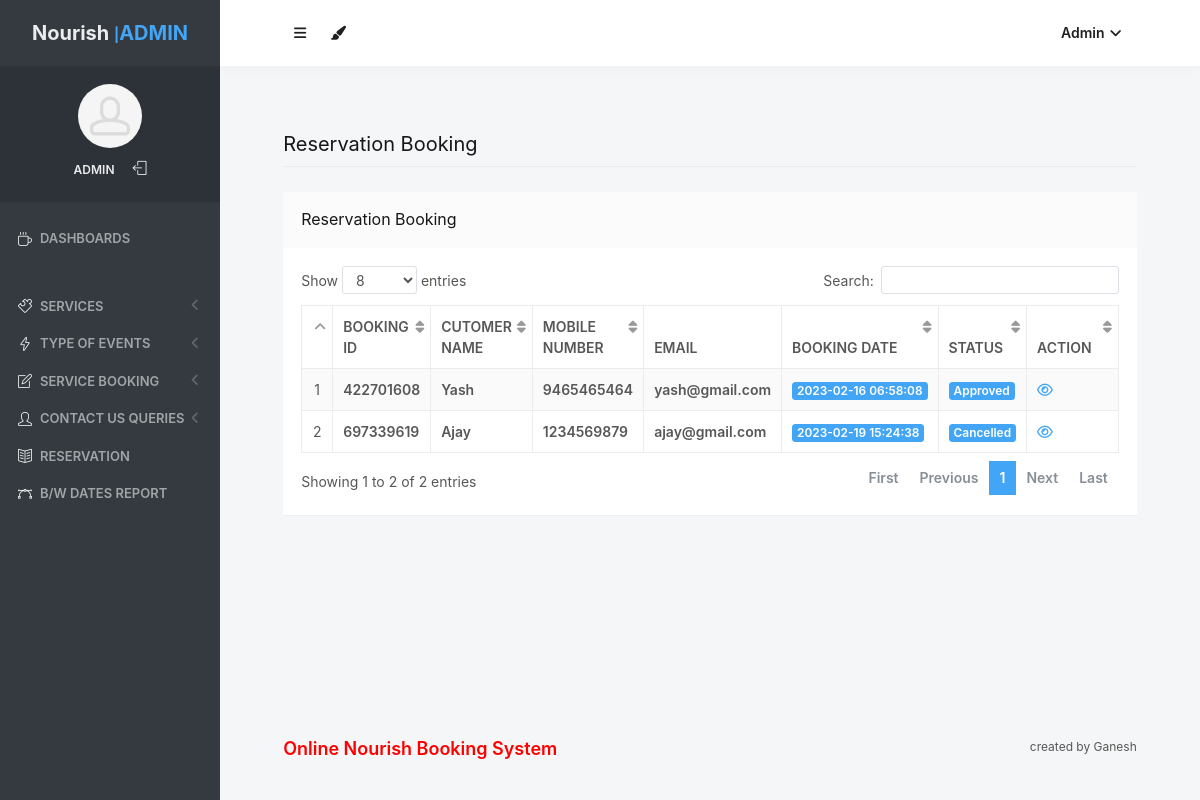
The page /admin/reservation-booking.php (signed in) on the database its author committed.
### tables this page shows
CREATE TABLE `tblbooking` (
  `ID` int(10) NOT NULL,
  `BookingID` int(10) DEFAULT NULL,
  `ServiceID` int(10) DEFAULT NULL,
  `UserID` int(5) DEFAULT NULL,
  `BookingFrom` date DEFAULT NULL,
  `BookingTo` date DEFAULT NULL,
  `EventType` varchar(200) DEFAULT NULL,
  `Numberofguest` int(10) DEFAULT NULL,
  `Message` mediumtext DEFAULT NULL,
  `BookingDate` timestamp NULL DEFAULT current_timestamp(),
  `Remark` varchar(200) DEFAULT NULL,
  `Status` varchar(200) DEFAULT NULL,
  `UpdationDate` timestamp NULL DEFAULT NULL ON UPDATE current_timestamp()
);

CREATE TABLE `tbluser` (
  `ID` int(10) NOT NULL,
  `FullName` varchar(200) DEFAULT NULL,
  `MobileNumber` bigint(10) DEFAULT NULL,
  `Email` varchar(200) DEFAULT NULL,
  `Password` varchar(200) DEFAULT NULL,
  `RegDate` timestamp NULL DEFAULT current_timestamp()
);

### admin/reservation-booking.php (the view, shortened to what this page needs)
<?php
include('includes/dbconnection.php');
if (strlen($_SESSION['odmsaid']==0)) {
  header('location:logout.php');
  } else{
  ?>
<!doctype html>
<html lang="en" class="no-focus">
    <head>
        <link rel="stylesheet" href="assets/js/plugins/datatables/dataTables.bootstrap4.min.css">
        <link rel="stylesheet" id="css-main" href="assets/css/codebase.min.css">
    </head>
    <body>
        <div id="page-container" class="sidebar-o sidebar-inverse side-scroll page-header-fixed main-content-narrow">
           <?php include_once('includes/sidebar.php');?>
          <?php include_once('includes/header.php');?>
            <main id="main-container">
                <div class="content">
                    <h2 class="content-heading">Reservation Booking</h2>
                    <div class="block">
                        <div class="block-header block-header-default">
                            <h3 class="block-title">Reservation Booking</h3>
                        </div>
                        <div class="block-content block-content-full">
                            <table class="table table-bordered table-striped table-vcenter js-dataTable-full-pagination">
                                <thead>
                                    <tr>
                                        <th class="text-center"></th>
                                        <th>Booking ID</th>
                                        <th class="d-none d-sm-table-cell">Cutomer Name</th>
                                        <th class="d-none d-sm-table-cell">Mobile Number</th>
                                        <th class="d-none d-sm-table-cell">Email</th>
                                        <th class="d-none d-sm-table-cell">Booking Date</th>
                                        <th class="d-none d-sm-table-cell">Status</th>
                                        <th class="d-none d-sm-table-cell" style="width: 15%;">Action</th>
                                       </tr>
                                </thead>
                                <tbody>
                                    <?php
$sql="SELECT tbluser.FullName,tbluser.MobileNumber,tbluser.Email,tblbooking.ID as bid,tblbooking.BookingID,tblbooking.BookingDate,tblbooking.Status,tblbooking.ID from tblbooking join tbluser on tbluser.ID=tblbooking.UserID";
$query = $dbh -> prepare($sql);
$query->execute();
$results=$query->fetchAll(PDO::FETCH_OBJ);
$cnt=1;
if($query->rowCount() > 0)
{
foreach($results as $row)
{               ?>
                                    <tr>
                                        <td class="text-center"><?php echo htmlentities($cnt);?></td>
                                        <td class="font-w600"><?php  echo htmlentities($row->BookingID);?></td>
                                        <td class="font-w600"><?php  echo htmlentities($row->FullName);?></td>
                                        <td class="font-w600"><?php  echo htmlentities($row->MobileNumber);?></td>
                                        <td class="font-w600"><?php  echo htmlentities($row->Email);?></td>
                                        <td class="font-w600">
                                            <span class="badge badge-primary"><?php  echo htmlentities($row->BookingDate);?></span>
                                        </td>
                                        <?php if($row->Status==""){ ?>
                     <td class="font-w600"><?php echo "Not Updated Yet"; ?></td>
<?php } else { ?>
                                        <td class="d-none d-sm-table-cell">
                                            <span class="badge badge-primary"><?php  echo htmlentities($row->Status);?></span>
                                        </td>
<?php } ?>
                                         <td class="d-none d-sm-table-cell"><a href="view-booking-detail.php?editid=<?php echo htmlentities ($row->ID);?>&&bookingid=<?php echo htmlentities ($row->BookingID);?>"><i class="fa fa-eye" aria-hidden="true"></i></a></td>
                                    </tr>
                                    <?php $cnt=$cnt+1;}} ?>
                                </tbody>
                            </table>
                        </div>
                    </div>
                </div>
            </main>
           <?php include_once('includes/footer.php');?>
        </div>
    </body>
</html>
<?php }  ?>

### admin/includes/sidebar.php (shortened to what this page needs)
     <?php
include('includes/dbconnection.php');
if (strlen($_SESSION['odmsaid']==0)) {
  header('location:logout.php');
  } else{
  ?>
   <nav id="sidebar">
                <div id="sidebar-scroll">
                    <div class="sidebar-content">
                        <div class="content-header content-header-fullrow px-15">
                            <div class="content-header-section text-center align-parent sidebar-mini-hidden">
                                <div class="content-header-item">
                                    <a class="link-effect font-w700" href="dashboard.php">
                                        <span class="font-size-xl text-dual-primary-dark">Nourish </span>|<span class="font-size-xl text-primary">ADMIN</span>
                                    </a>
                                </div>
                            </div>
                        </div>
                        <div class="content-side content-side-full content-side-user px-10 align-parent">
                            <div class="sidebar-mini-hidden-b text-center">
                                <a class="img-link" href="dashboard.php">
                                    <img class="img-avatar" src="assets/img/avatars/avatar15.jpg" alt="">
                                </a>
                                <ul class="list-inline mt-10">
                                    <?php
$aid=$_SESSION['odmsaid'];
$sql="SELECT AdminName from  tbladmin where ID=:aid";
$query = $dbh -> prepare($sql);
$query->bindParam(':aid',$aid,PDO::PARAM_STR);
$query->execute();
$results=$query->fetchAll(PDO::FETCH_OBJ);
$cnt=1;
if($query->rowCount() > 0)
{
foreach($results as $row)
{               ?>
                                    <li class="list-inline-item">
                                        <a class="link-effect text-dual-primary-dark font-size-xs font-w600 text-uppercase" href="admin-profile.php"><?php  echo $row->AdminName;?></a>
                                    </li><?php $cnt=$cnt+1;}} ?>
                                    <li class="list-inline-item">
                                        <a class="link-effect text-dual-primary-dark" href="logout.php">
                                            <i class="si si-logout"></i>
                                        </a>
                                    </li>
                                </ul>
                            </div>
                        </div>
                        <div class="content-side content-side-full">
                            <ul class="nav-main">
                                <li class="open">
                                    <a href="dashboard.php"><i class="si si-cup"></i><span class="sidebar-mini-hide">Dashboards</span></a>
                                </li>
                                <li class="nav-main-heading"><span class="sidebar-mini-visible">UI</span><span class="sidebar-mini-hidden"></span></li>
                                <li>
                                    <a class="nav-submenu" data-toggle="nav-submenu"><i class="si si-puzzle"></i><span class="sidebar-mini-hide"></span>Services</a>
                                </li>
                                <li>
                                    <a class="nav-submenu" data-toggle="nav-submenu" href="#"><i class="si si-energy"></i><span class="sidebar-mini-hide">Type of Events</span></a>
                                </li>
                                <li>
                                    <a class="nav-submenu" data-toggle="nav-submenu" href="#"><i class="si si-note"></i><span class="sidebar-mini-hide">Service Booking</span></a>
                                </li>
                                <li>
                                    <a class="nav-submenu" data-toggle="nav-submenu" href="#"><i class="si si-user"></i><span class="sidebar-mini-hide">Contact Us Queries</span></a>
                                </li>
                                <li>
                                    <a  href="reservation-booking.php"><i class="si si-book-open"></i><span class="sidebar-mini-hide">Reservation</span></a>
                                </li>
                                <li>
                                    <a  href="between-dates-report.php"><i class="si si-vector"></i><span class="sidebar-mini-hide">B/w Dates Report</span></a>
                                </li>
                            </ul>
                        </div>
                    </div>
                </div>
            </nav>
           <?php }  ?>

### admin/includes/header.php (shortened to what this page needs)
   <?php
include('includes/dbconnection.php');
if (strlen($_SESSION['odmsaid']==0)) {
  header('location:logout.php');
  } else{
  ?>
            <header id="page-header">
                <div class="content-header">
                    <div class="content-header-section">
                        <button type="button" class="btn btn-circle btn-dual-secondary" data-toggle="layout" data-action="sidebar_toggle">
                            <i class="fa fa-navicon"></i>
                        </button>
                        <div class="btn-group" role="group">
                            <button type="button" class="btn btn-circle btn-dual-secondary" id="page-header-themes-dropdown" data-toggle="dropdown" aria-haspopup="true" aria-expanded="false">
                                <i class="fa fa-paint-brush"></i>
                            </button>
                        </div>
                    </div>
                    <div class="content-header-section">
                        <div class="btn-group" role="group">
                            <?php
$aid=$_SESSION['odmsaid'];
$sql="SELECT AdminName from  tbladmin where ID=:aid";
$query = $dbh -> prepare($sql);
$query->bindParam(':aid',$aid,PDO::PARAM_STR);
$query->execute();
$results=$query->fetchAll(PDO::FETCH_OBJ);
$cnt=1;
if($query->rowCount() > 0)
{
foreach($results as $row)
{               ?>
                            <button type="button" class="btn btn-rounded btn-dual-secondary" id="page-header-user-dropdown" data-toggle="dropdown" aria-haspopup="true" aria-expanded="false">
                                <?php  echo $row->AdminName;?><i class="fa fa-angle-down ml-5"></i>
                            </button>
                            <?php $cnt=$cnt+1;}} ?>
                        </div>
                    </div>
                </div>
            </header>
            <?php }  ?>

### rows shown on the page
tblbooking: BookingID "422701608", UserID.FullName "Yash", UserID.MobileNumber "9465465464", UserID.Email "yash@gmail.com", BookingDate "2023-02-16 06:58:08", Status "Approved"
tblbooking: BookingID "697339619", UserID.FullName "Ajay", UserID.MobileNumber "1234569879", UserID.Email "ajay@gmail.com", BookingDate "2023-02-19 15:24:38", Status "Cancelled"

### other values the page prints
$row->AdminName "ADMIN"
$row->AdminName "Admin"
